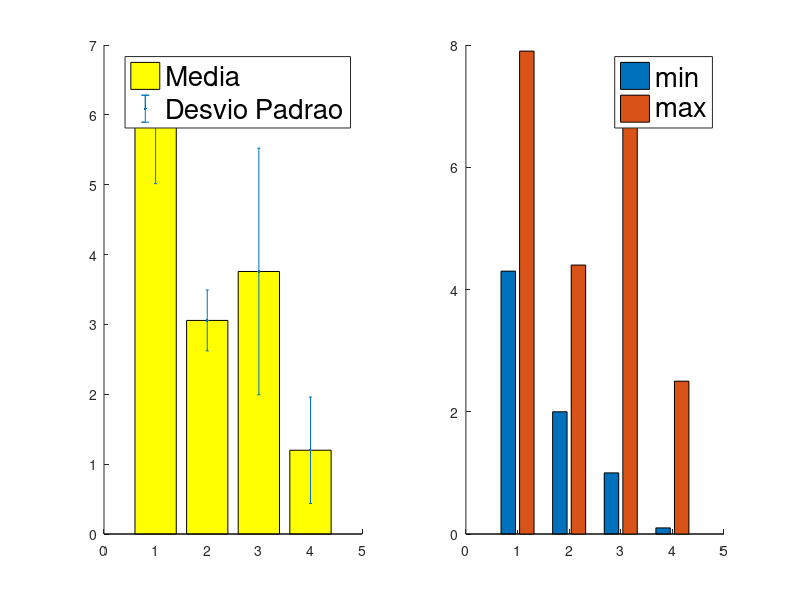
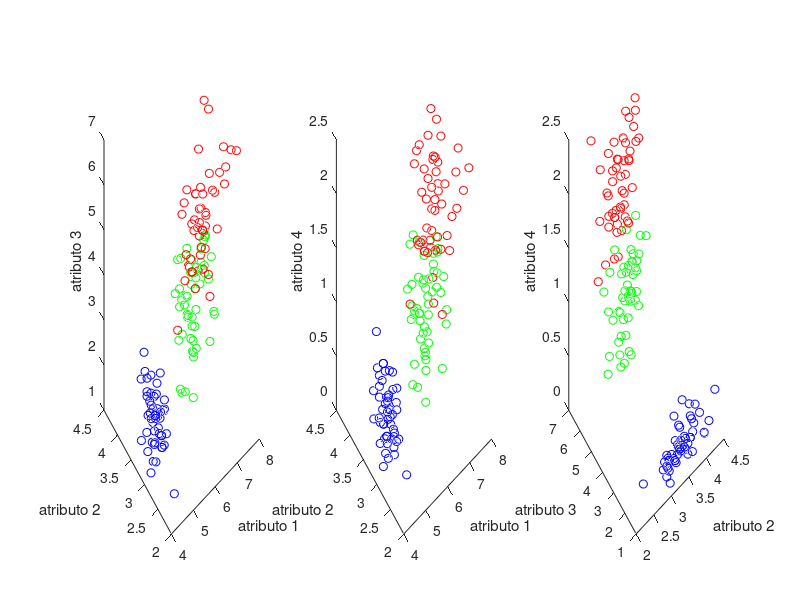

These figures' MATLAB source, in order:
clear all
load fisheriris.mat
indexes = [1 2 3; 1 2 4; 2 3 4];
classes = [1:50;51:100;101:150];
atributos = [1 2 3 4];

%calculo de informacoes
media_atributo = mean(meas);
desvio_padrao = std(meas);
min = min(meas);
max = max(meas);

%graficos
figure
subplot(1, 2, 1);
hold on
bar(1:4, media_atributo, 'y');
errorbar(1:4, media_atributo, desvio_padrao, '.');
legend({'Media', 'Desvio Padrao'}, 'FontSize', 20);
hold off
subplot(1, 2, 2);
hold on
bar(1:4, [min(1) max(1); min(2) max(2); min(3) max(3); min(4) max(4)]);
legend({'min', 'max'}, 'FontSize', 20);
hold off

figure
for i = 1:3
    subplot(1,3,i);
    plot3(meas(classes(1,:),indexes(i,1)),meas(classes(1,:),indexes(i,2)),meas(classes(1,:),indexes(i,3)),'o','Color','b');
    hold on
    plot3(meas(classes(2,:),indexes(i,1)),meas(classes(2,:),indexes(i,2)),meas(classes(2,:),indexes(i,3)),'o','Color','g');
    plot3(meas(classes(3,:),indexes(i,1)),meas(classes(3,:),indexes(i,2)),meas(classes(3,:),indexes(i,3)),'o','Color','r');
    hold off
    xlabel(['atributo ' int2str(indexes(i,1))]) 
    ylabel(['atributo ' int2str(indexes(i,2))]) 
    zlabel(['atributo ' int2str(indexes(i,3))])
end;


